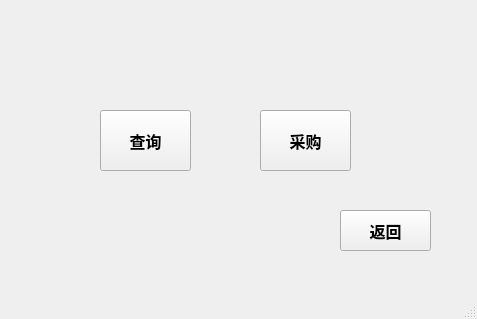
<?xml version="1.0" encoding="UTF-8"?>
<ui version="4.0">
 <class>Goods</class>
 <widget class="QMainWindow" name="Goods">
  <property name="geometry">
   <rect>
    <x>0</x>
    <y>0</y>
    <width>477</width>
    <height>319</height>
   </rect>
  </property>
  <property name="windowTitle">
   <string>货物主界面</string>
  </property>
  <widget class="QWidget" name="centralwidget">
   <widget class="QPushButton" name="check_Button">
    <property name="geometry">
     <rect>
      <x>100</x>
      <y>110</y>
      <width>91</width>
      <height>61</height>
     </rect>
    </property>
    <property name="font">
     <font>
      <pointsize>12</pointsize>
      <weight>75</weight>
      <bold>true</bold>
     </font>
    </property>
    <property name="text">
     <string>查询</string>
    </property>
   </widget>
   <widget class="QPushButton" name="procurement_Button">
    <property name="geometry">
     <rect>
      <x>260</x>
      <y>110</y>
      <width>91</width>
      <height>61</height>
     </rect>
    </property>
    <property name="font">
     <font>
      <pointsize>12</pointsize>
      <weight>75</weight>
      <bold>true</bold>
     </font>
    </property>
    <property name="text">
     <string>采购</string>
    </property>
   </widget>
   <widget class="QPushButton" name="back_Button">
    <property name="geometry">
     <rect>
      <x>340</x>
      <y>210</y>
      <width>91</width>
      <height>41</height>
     </rect>
    </property>
    <property name="font">
     <font>
      <pointsize>12</pointsize>
      <weight>75</weight>
      <bold>true</bold>
     </font>
    </property>
    <property name="text">
     <string>返回</string>
    </property>
   </widget>
  </widget>
  <widget class="QMenuBar" name="menubar">
   <property name="geometry">
    <rect>
     <x>0</x>
     <y>0</y>
     <width>477</width>
     <height>26</height>
    </rect>
   </property>
  </widget>
  <widget class="QStatusBar" name="statusbar"/>
 </widget>
 <resources/>
 <connections/>
</ui>
